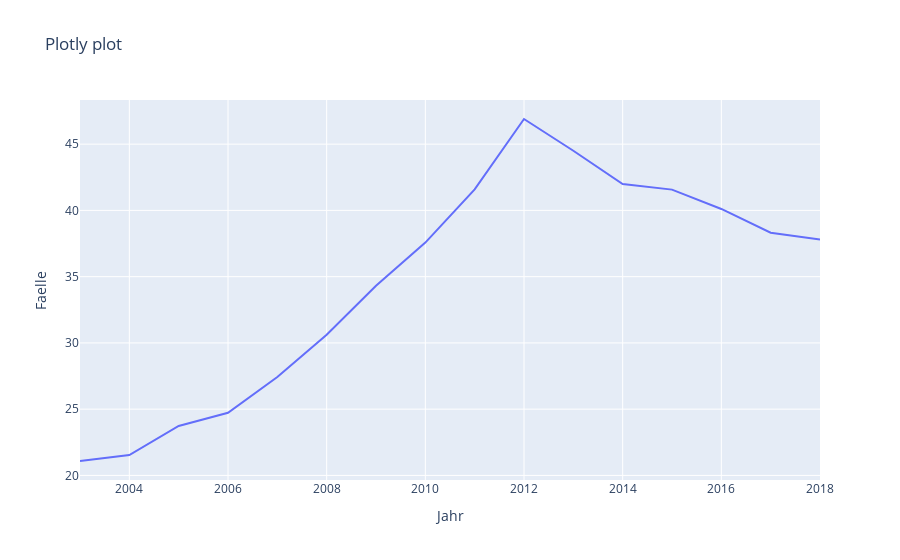

Write notebook code for a chart like this one.
### Code cell
import pandas as pd
pd.plotting.register_matplotlib_converters()
import matplotlib.pyplot as plt
import seaborn as sns
from pathlib import Path
import numpy as np
import plotly.express as px
#import plotly.graph_objects as go 

sns.set()
path_to_file = Path.cwd() / Path('processed data') / Path('DepressiveEpisode_Jahr_Faelle_Reha_removedheader_cleaned.csv')
print(path_to_file.exists())

year_cases_data = pd.read_csv(path_to_file, index_col='Jahr', encoding='utf-8')
year_cases_data.info()

# replace all '.' in the Pflegetage column as these result in an error when converting to float
year_cases_data['Pflegetage'] = year_cases_data['Pflegetage'].apply(lambda x: float(x.replace('.', '')))
print(year_cases_data.dtypes)

### Figure 1 — Plotly figure (JSON) as saved in the notebook; plotly's stock layout.template omitted (floating-point values rounded to 4 significant figures)
{"data": [{"hovertemplate": "Jahr=%{x}<br>Faelle=%{y}<extra></extra>", "legendgroup": "", "line": {"color": "#636efa", "dash": "solid"}, "mode": "lines", "name": "", "orientation": "v", "showlegend": false, "type": "scatter", "x": [2018, 2017, 2016, 2015, 2014, 2013, 2012, 2011, 2010, 2009, 2008, 2007, 2006, 2005, 2004, 2003], "xaxis": "x", "y": [37.81, 38.31, 40.11, 41.57, 41.98, 44.5, 46.9, 41.59, 37.57, 34.32, 30.62, 27.43, 24.73, 23.73, 21.54, 21.09], "yaxis": "y"}], "layout": {"legend": {"tracegroupgap": 0}, "title": {"text": "Plotly plot"}, "xaxis": {"anchor": "y", "domain": [0, 1], "title": {"text": "Jahr"}}, "yaxis": {"anchor": "x", "domain": [0, 1], "title": {"text": "Faelle"}}}}
